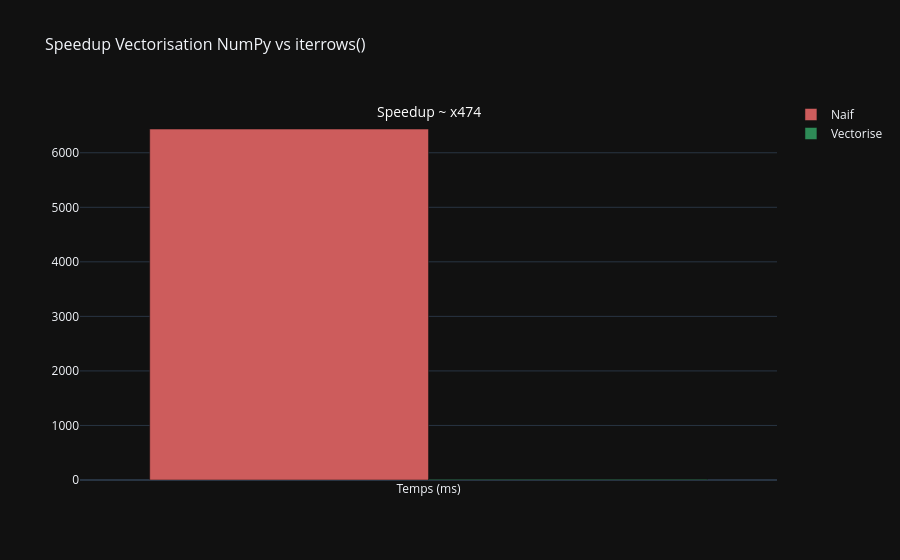

Write notebook code for a chart like this one.
### Markdown cell above
## Benchmark 2.1 : naif vs vectorise

`benchmark_function` sur 50k lignes ; barres comparatives (ms) et speedup.

### Code cell
N = 50_000
df_b = generate_taxi_df(N)

st_naive = benchmark_function(compute_features_naive, df_b, "naif (iterrows)", n_runs=3)
st_vec = benchmark_function(compute_features_vectorized, df_b, "vectorise NumPy", n_runs=3)

t_naive, t_vec = st_naive["mean_ms"], st_vec["mean_ms"]
speedup = t_naive / t_vec if t_vec > 0 else float("nan")

fig = go.Figure(
    data=[
        go.Bar(name="Naif", x=["Temps (ms)"], y=[t_naive], marker_color="indianred"),
        go.Bar(name="Vectorise", x=["Temps (ms)"], y=[t_vec], marker_color="seagreen"),
    ]
)
fig.update_layout(
    title="Speedup Vectorisation NumPy vs iterrows()",
    barmode="group",
    annotations=[
        dict(
            x=0,
            y=max(t_naive, t_vec) * 1.05,
            text=f"Speedup ~ x{speedup:.0f}",
            showarrow=False,
            font=dict(size=14, color="white"),
        )
    ],
)
style_plotly(fig)
fig.show()

### Figure 1 — Plotly figure (JSON) as saved in the notebook; plotly's stock layout.template omitted (floating-point values rounded to 4 significant figures)
{"data": [{"marker": {"color": "indianred"}, "name": "Naif", "type": "bar", "x": ["Temps (ms)"], "y": [6435.0]}, {"marker": {"color": "seagreen"}, "name": "Vectorise", "type": "bar", "x": ["Temps (ms)"], "y": [13.58]}], "layout": {"annotations": [{"font": {"color": "white", "size": 14}, "showarrow": false, "text": "Speedup ~ x474", "x": 0, "y": 6756.0}], "barmode": "group", "title": {"font": {"size": 16}, "text": "Speedup Vectorisation NumPy vs iterrows()"}}}
